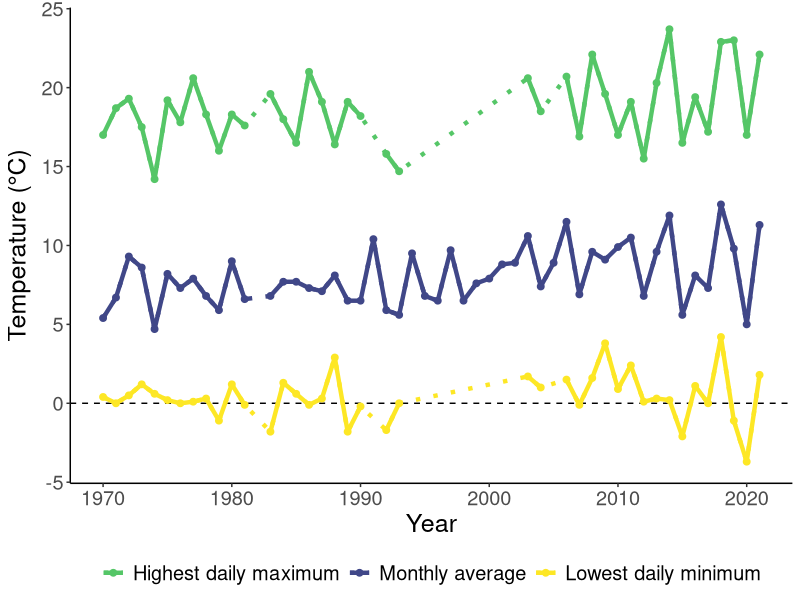
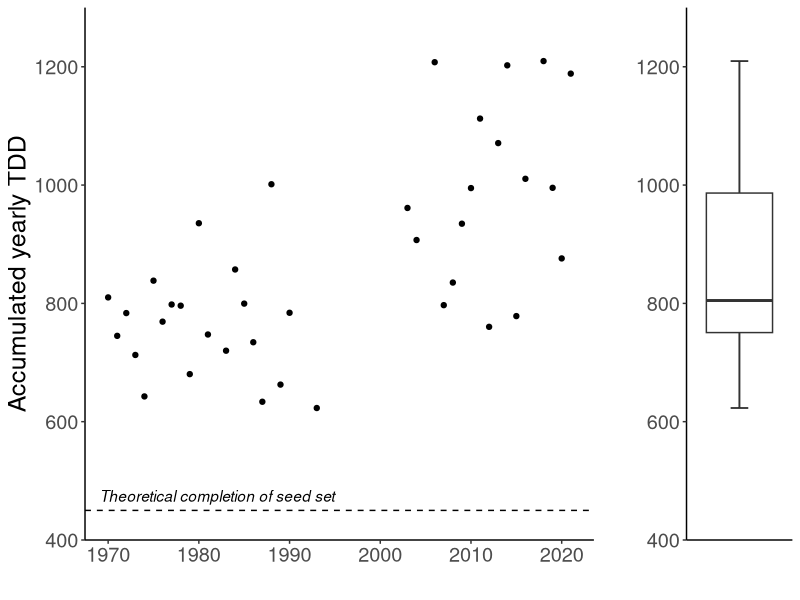
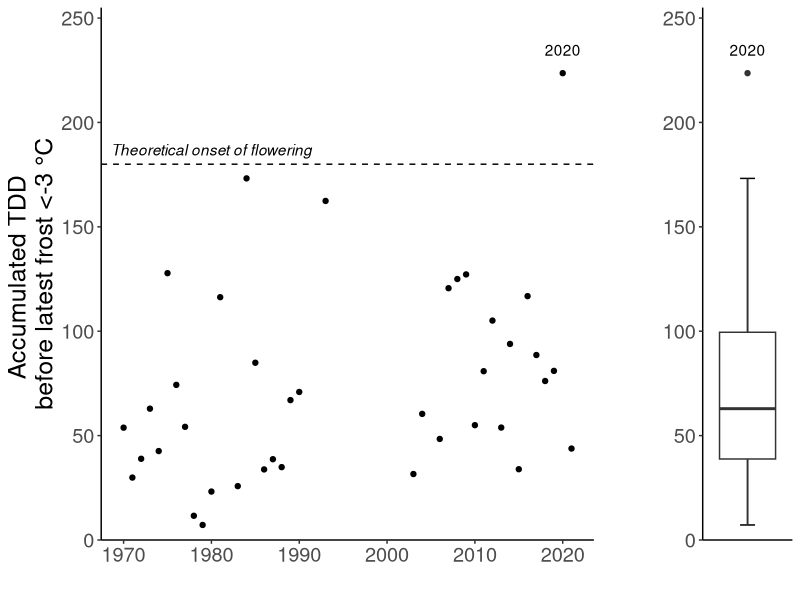
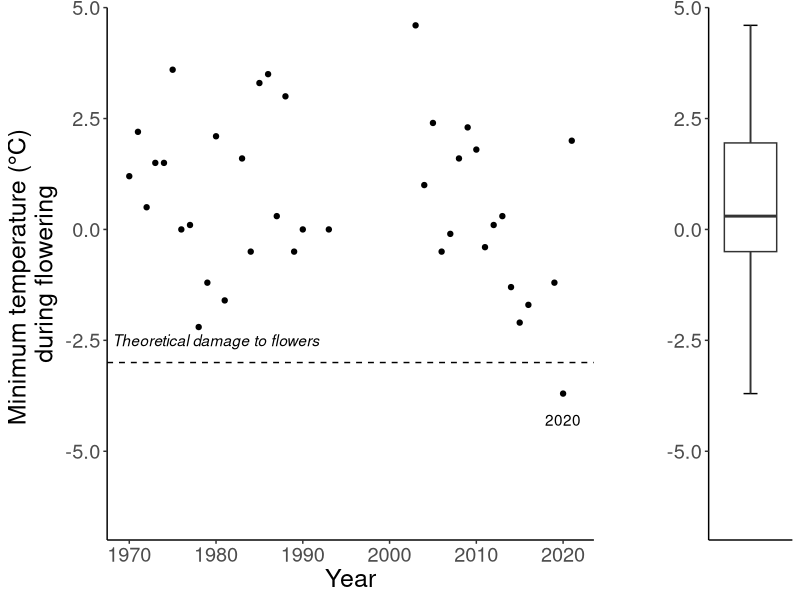
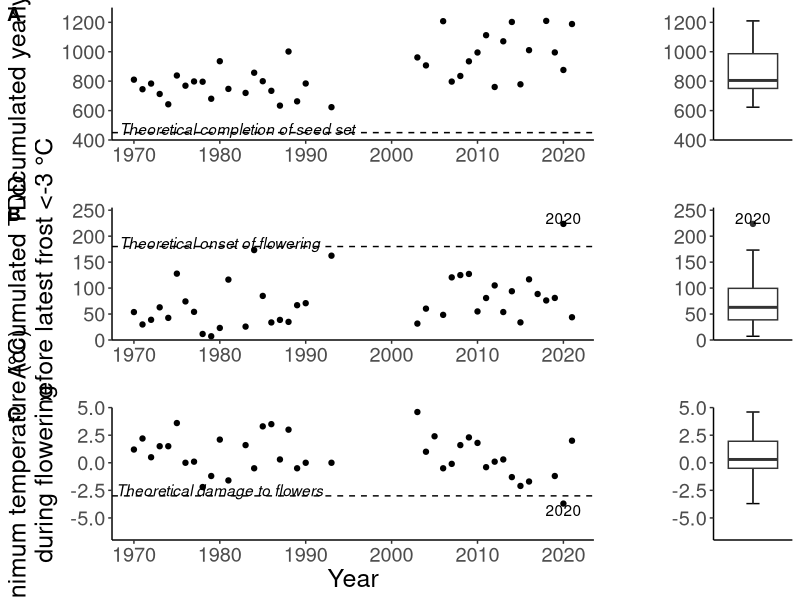

Write R code to recreate these figures, in order. (Note: this script raises an error after producing the figures.)
## ---- chunk 1
#| warning: false
library(tidyverse)
library(zoo)
library(dplyr)
library(cowplot)
library(readr)
library(viridis)

## ---- chunk 2
#| warning: false

#Load the data required for the July temperature analyses for the Finse weather stations.
temp_july<- read.csv("Data/July_temperatures_Finse.csv", sep = ";", header = TRUE)

#Load the data required for daily temperature analyses
temp_daily <- read.csv("Data/All_weather_parameters_Finse2.csv", sep = ";", header = TRUE)

#Load all dates for temperature recordings (dates without data are not printed by the seklima.met.no database)
all_dates <- read.csv("Data/All_dates_Finse.csv", sep = ";", header = TRUE)


#Load the seed count data
df_seed<- readxl::read_xlsx("Data/2020_Dryas flowering and seed set.xlsx")


## ---- chunk 3
#| warning: false
#| label: fig-julytemps
#| fig-cap: "Maximum daily, minimum daily, and monthly mean temperatures for July at Finse, Norway"

#Convert data to long format 
temp_july_long <- gather(temp_july, variable, temperature, TAM_july:TAX_july, factor_key=TRUE)
temp_july_long$variable <- factor(temp_july_long$variable, levels = c("TAX_july", "TAM_july", "TAN_july"))

#Create plot
p.july <- ggplot(temp_july_long, aes(x = Year, y = temperature, col = variable)) +
  geom_hline(yintercept = 0, linetype = "dashed")+ 
  geom_point(size= 2) +
  geom_line(linewidth = 1.5)+
  geom_line(data = filter(temp_july_long, is.na(temperature)==FALSE), linetype = "dotted", linewidth = 1.5) +
  scale_color_manual(values=c('#55C667FF', '#404788FF', '#FDE725FF'), labels = c( "Highest daily maximum","Monthly average", "Lowest daily minimum"))+
  theme_classic()+
  theme(legend.position="bottom") +
  theme(legend.title = element_blank()) +
  xlab(expression("Year"))+
  ylab(expression("Temperature (\u00b0C)"))+
  theme(text = element_text(size=18))

p.july

## ---- chunk 4

all_dates <- all_dates %>% 
  mutate(Date=as.Date(Date, format = "%d.%m.%Y")) #converts to proper date format
temp_daily <- temp_daily %>% 
  mutate(Date=as.Date(Date, format = "%d.%m.%Y")) #converts to proper date format 


#Now join to the dataframe with all dates

temp_daily <- all_dates %>% left_join(., temp_daily, by = "Date")


#Data format and prep
temp_daily <- temp_daily %>% 
  mutate(Year = as.numeric(format(Date,'%Y')))%>% #adds column with year
  mutate(Month = as.numeric(format(Date, '%m'))) %>% #adds column with month
  mutate(Jday = as.numeric(format(Date, '%j'))) %>% #adds column with Julian day (day of year)
  mutate(RR = "is.na<-"(RR, RR < 0)) %>% #convert missing or negative precipitation to NA
  mutate(TAM = "is.na<-"(TAM, TAM == -99.9), TAN = "is.na<-"(TAN, TAN == -99.9), TAX = "is.na<-"(TAX, TAX == -99.9)) %>% #convert missing TAM, TAN, and TAX to NA. 
  mutate(TAM = "is.na<-"(TAM, TAM =="-"), TAN = "is.na<-"(TAN, TAN == "-"), TAX = "is.na<-"(TAX, TAX == "-"), RR = "is.na<-"(RR, RR == "-")) %>% #recently, missing values have been reported as "-" by seklima, this line converts also those to NA
  mutate(TAM = as.numeric(TAM), TAN = as.numeric(TAN), TAX = as.numeric(TAX), RR = as.numeric(RR))


#Where the daily average is missing, we can substitute by the average of the daily minimum and maximum, if these values are available. 
temp_daily <- temp_daily %>% 
  mutate(TAM= ifelse(is.na(TAM), (TAN+TAX)/2, TAM))

## ---- chunk 5
complete_season_TDD10 <- temp_daily %>% 
  group_by(Year) %>% 
  dplyr::summarise(count = sum(!is.na(TAM))) %>% 
  filter(count >=355) %>% 
  pull(Year) #here we select the years that have sufficient data

temp_daily_year10 <-  temp_daily%>%
  filter(Year %in% complete_season_TDD10)# here is where select only the complete seasons

#This removed years 1969, 1982, 1991, 1992, 1994-2002, and 2017

TDD_yearly_summed <- temp_daily_year10 %>% 
  group_by(Year) %>%
  mutate(TDD = if_else(TAM >= 0, TAM-0, 0)) %>% 
  dplyr::summarize(TDD_sum = sum(TDD, na.rm = TRUE)) #calculates thawing degree days per year


## ---- chunk 6

TDD_yearly_summary <- TDD_yearly_summed %>% 
  summarise_at(vars(TDD_sum),
               list(min=min, 
                    Q1=~quantile(., probs = 0.25),
                    median=median,
                    mean=mean, 
                    Q3=~quantile(., probs = 0.75),
                    max=max, 
                    IQR = IQR,
                    upper_limit = ~quantile(., probs = 0.75) + 1.5 * IQR, 
                    lower_limit = ~quantile(., probs = 0.25)- 1.5 * IQR,
                    sd = ~sd(.), 
                    se = ~sd(./sqrt(.))))

TDD_yearly_summary 


## ---- chunk 7

#| warning: false
#| label: fig-julytemps
#| fig-cap: "Yearly accumulated thawing degree days at Finse, Norway. Note that data collected between 1969 and 1992 and after 2004 are collected from different weather stations, see Roos et al. 2022. The theoretical completion of seed set is based on Semenchuck et al. 2016"
#|fig-width: 10
#|fig-height: 8

#Create plot

p.yearly.tdd <- ggplot(data = TDD_yearly_summed, aes(x = Year, y = TDD_sum))+
  geom_point() +
  geom_hline(yintercept=450, linetype = "dashed")+
  theme_classic()+
  labs(y = "Accumulated yearly TDD", x = "Year")+
  theme(text = element_text(size=18), axis.title.x=element_blank()) + 
  annotate("text", x = 1982, y = 475, label = "Theoretical completion of seed set", fontface= "italic")+
  scale_y_continuous(expand = c(0, 0), limits = c(400, 1300))

#create accompanying boxplot

p.yearly.tdd.box <- ggplot(data = TDD_yearly_summed, aes(x=factor(0), y = TDD_sum)) +
  stat_boxplot(geom = 'errorbar', width = 0.2)+
  geom_boxplot() +
  theme_classic()+
  labs(x = "", y = "") +
  theme(axis.ticks.x=element_blank(), axis.text.x=element_blank(), axis.title.y=element_blank(), text = element_text(size = 18)) +
  scale_y_continuous(expand = c(0, 0), limits = c(400, 1300)) +
  geom_text(data=subset(TDD_yearly_summed, TDD_sum > 1340), #1340 is the upper outlier limit as calculated above
            aes(factor(0),TDD_sum, label=Year))

#create one plot
p.TDD.yearly <- plot_grid(p.yearly.tdd, p.yearly.tdd.box, ncol =2, rel_widths = c(1,0.33), align = "hv")
p.TDD.yearly

## ---- chunk 8

temp_daily <- temp_daily %>%
  group_by(Year) %>% 
  mutate(start = rollapply(TAM > 5, 5, all, align = "left", fill = FALSE)) %>% #assigns TRUE when more than five days have TAM above zero degrees, on the first day
  mutate(end = rollapply(TAM > 5, 5, all, align = "right", fill = FALSE)) #assigns TRUE when more than five days have TAM above zero degrees, on the last day

temp_daily %>% #Calculates the earliest start of a growing season
  filter(start == TRUE) %>%
  group_by(Year) %>%
  summarise(earliestDate = min(Jday)) %>% 
  summarise(min(earliestDate)) 

temp_daily %>% #Calculates the latest end of a growing season
  filter(end == TRUE) %>%
  group_by(Year) %>%
  summarise(latestDate = max(Jday)) %>% 
  summarise(max(latestDate))
## ---- chunk 9
temp_daily_gs <- temp_daily %>%
  group_by(Year) %>% 
  filter(Jday %in% (91:213)) #subsets the data to these days

# Now we remove the years where more than 5 days have missing TAM data
complete_season <- temp_daily_gs %>% 
  group_by(Year) %>% 
  dplyr::summarise(count = sum(!is.na(TAM))) %>% 
  filter(count >= 123) %>% #because a full subset would have 93 data entries, minus 5 allowed missing
  pull(Year) #selects the years that have sufficient data

temp_daily_gs <- temp_daily_gs %>%
  filter(Year %in% complete_season)# filter out the years with more than 5 missing days

#This removed 1969, 1982, 1991, 1992, and 1994-2002 from the dataseries

##If needed, we can calculate growing season length for each year
#gsl <- gsl_start %>% 
#  left_join(., gsl_end, by = "Year") %>% 
#  mutate(length = latestDate-earliestDate+1)#length of the season in days

## ---- chunk 10
#Calculate accumulated thawing degree days before the last sharp frost
temp_daily_fs <- temp_daily_gs %>% #Truncates the growing season data to stop at the latest frost for each year
  group_by(Year) %>% 
  mutate(last_frost = last(Date[TAN<=-3])) %>%  #using -3 as cutoff value
  filter(Date <= last_frost) %>% 
  mutate(Jday_frost = as.numeric(format(last_frost, '%j'))) 

tdd_frost <- temp_daily_fs %>% #calculates the accumulated TDD before the latest frost
  group_by(Year) %>%
  mutate(TDD = if_else(TAM >= 0, TAM-0, 0)) %>% 
  summarize(TDD_sum = sum(TDD, na.rm = TRUE))

tdd_frost_summary <- tdd_frost %>% #calculates average, and IQR
  summarise_at(vars(TDD_sum),
               list(min=min, 
                    Q1=~quantile(., probs = 0.25),
                    median=median,
                    mean=mean, 
                    Q3=~quantile(., probs = 0.75),
                    max=max, 
                    IQR = IQR,
                    upper_limit = ~quantile(., probs = 0.75) + 1.5 * IQR, 
                    lower_limit = ~quantile(., probs = 0.25)- 1.5 * IQR,
                    sd = ~sd(.), 
                    se = ~sd(./sqrt(.))))

tdd_frost_summary 


p.frost.TDD <- ggplot(data = tdd_frost, aes(x = Year, y = TDD_sum))+
  geom_point() +
  geom_text(data = subset(tdd_frost, TDD_sum > 180),
            aes(Year,TDD_sum,label=Year), 
            position = position_stack(vjust = 1.05))  +
  geom_hline(yintercept=180, linetype = "dashed" ) +
  theme_classic() +
  labs(y = "Accumulated TDD \nbefore latest frost <-3 \u00b0C") +
  theme(text = element_text(size=18), axis.title.x=element_blank()) + 
  annotate("text", x = 1980, y = 187, label = "Theoretical onset of flowering", fontface= "italic")+
  scale_y_continuous(expand = c(0, 0), limits = c(0, 255))

p.frost.box <- ggplot(data = tdd_frost, aes(x=factor(0), y = TDD_sum)) +
  stat_boxplot(geom = 'errorbar', width = 0.2)+
  geom_boxplot() +
  theme_classic()+
  labs(x = "", y = "") +
  theme(axis.ticks.x=element_blank(), axis.text.x=element_blank(), axis.title.y=element_blank(), text = element_text(size=18)) +
  geom_text(data=subset(tdd_frost, TDD_sum > 190),#190 is the upper limit defined by 1.5 x IQR
            aes(factor(0),TDD_sum,label=Year),
            position = position_stack(vjust = 1.05))+
  scale_y_continuous(expand = c(0, 0), limits = c(0, 255))

#create one plot
p.frost <- plot_grid(p.frost.TDD, p.frost.box, ncol =2, rel_widths = c(1,0.33), align = "hv")
p.frost

## ---- chunk 11
# Crop the data between day 180 and 275

temp_daily_flowering <- temp_daily %>% 
  mutate(TDD = if_else(TAM >= 0, TAM-0, 0)) %>%  #calculates TDD
  group_by(Year) %>% 
  mutate(TDD_sum_date = cumsum(TDD)) %>% 
  filter(TDD_sum_date >180 & TDD_sum_date < 275) %>% 
  group_by(Year) %>% 
  summarize(Tn = min(TAN, na.rm = TRUE))#2005 has one missing TAN

#Calculate statistics

temp_flowering_summary <- temp_daily_flowering %>% 
  summarise_at(vars(Tn),
               list(min=min, 
                    Q1=~quantile(., probs = 0.25),
                    median=median,
                    mean=mean, 
                    Q3=~quantile(., probs = 0.75),
                    max=max, 
                    IQR = IQR,
                    upper_limit = ~quantile(., probs = 0.75) + 1.5 * IQR, 
                    lower_limit = ~quantile(., probs = 0.25)- 1.5 * IQR,
                    sd = ~sd(.), 
                    se = ~sd(./sqrt(.))))

temp_flowering_summary

#This automatically removes years (1969, 1991, 1992, etc) with missing data as cumsum(TDD) produces NA

p.flowering <- ggplot(data = temp_daily_flowering, aes(x = Year, y = Tn))+
  geom_point() +
  geom_text(data=subset(temp_daily_flowering, Tn < -3),
            aes(Year,Tn,label=Year), 
            position = position_stack(vjust = -0.16)) +
  theme_classic()+
  geom_hline(yintercept=-3, linetype = "dashed")+
  labs(y = "Minimum temperature (\u00b0C) \nduring flowering", x = "Year")+
  theme(text = element_text(size=18)) + 
  annotate("text", x = 1980, y = -2.5, label = "Theoretical damage to flowers", fontface= "italic")+
  scale_y_continuous(expand = c(0, 0), limits = c(-7, 5))

p.flowering.box <- ggplot(data = temp_daily_flowering, aes(x=factor(0), y = Tn)) +
  stat_boxplot(geom = 'errorbar', width = 0.2)+
  geom_boxplot() +
  theme_classic()+
  labs(x = "", y = "") +
  theme(axis.ticks.x=element_blank(),axis.text.x=element_blank(), axis.title.y=element_blank(), text = element_text(size = 18)) +
  scale_y_continuous(expand = c(0, 0), limits = c(-7, 5))


p.flower <- plot_grid(p.flowering, p.flowering.box, ncol =2, rel_widths = c(1,0.33), align = "hv")
p.flower

## ---- chunk 12

p.tdd.flowering <- plot_grid(p.yearly.tdd, p.yearly.tdd.box, p.frost.TDD, p.frost.box, p.flowering, p.flowering.box, labels = c('A','', 'B','','C',''), ncol =2, align = "hv", rel_widths = c(1,0.33,1,0.33,1,0.33))
p.tdd.flowering
## ---- chunk 13
#Rename some columns
df_seed <- df_seed %>% rename(Flowers = "Total Dryas flowers per 50 x 50 cm plot", 
       Seedset = "Dryas flowers with seed set")

#Then, we should only select the plots that were both sampled in 2020 and 2021, plot 1 and 13 were moved and thus excluded
list_both_years <- c("FINSE-00", "FINSE-02", "FINSE-03", "FINSE-04", "FINSE-05", "FINSE-06", "FINSE-07", "FINSE-08", "FINSE-09", "FINSE-10", "FINSE-11", "FINSE-12", "FINSE-14", "FINSE-15", "FINSE-16")

df_seed <- df_seed %>% 
  filter(Plot %in% list_both_years)

#Now we can calculate the relative % of seeds that produced a seedhead (note that 2020 only 1 fully developed seedhead was formed)
df_seed <- df_seed %>% 
  mutate(rel_seedset = Seedset/Flowers * 100) %>% 
  mutate_all(~replace(., is.nan(.), 0))#Replaces NaN (0/0) with a zero

#Check assumptions and do paired t.test
# compute the difference
d <- with(df_seed, 
          rel_seedset[Year == "2020"] - rel_seedset[Year == "2021"])
# Shapiro-Wilk normality test for the differences
shapiro.test(d) # => p-value = 0.1055 so that is OK!

t.test(data = df_seed, rel_seedset ~ Year, paired = TRUE, alternative = "two.sided") #sign difference between the years


#Do t.test for number of flowers
d <- with(df_seed, 
          Flowers[Year == "2020"] - Flowers[Year == "2021"])
# Shapiro-Wilk normality test for the differences
shapiro.test(d) # => p-value = 0.1275 so that is OK!

t.test(data = df_seed, Flowers ~ Year, paired = TRUE, alternative = "two.sided") #sign difference between the years



## ---- chunk 14
p_seedset <- df_seed %>% 
  ggplot(aes(x = as.factor(Year), y = rel_seedset)) +
  geom_boxplot() + 
  geom_line(aes(group = Plot, color = Plot)) +
  geom_point(aes(color = Plot)) +
  labs(x = "Year", y = "Percentage seedset") +
  scale_color_viridis(discrete = TRUE)+
  theme_classic()


#Check total number of flowers per year
df_seed %>% 
  group_by(Year) %>% 
  summarize(mean = mean(Flowers), 
            sd = sd(Flowers), 
            se=sd/sqrt(n()))

#plot total number of flowers per year
p_flowers <- df_seed %>% 
  ggplot(., aes(x  = as.factor(Year), y = Flowers)) + 
  geom_boxplot() +
  geom_point(aes(x = as.factor(Year), y = Flowers, color = Plot))+ 
  geom_line(aes(x = as.factor(Year), y = Flowers, group = Plot, color = Plot)) +
  labs(x = "Year", y = "Number of flowering units") +
  scale_color_viridis(discrete = TRUE) + 
  theme_classic()


#combine plot
p_flowers_seed <- plot_grid(
  p_flowers + theme(legend.position="none"),
  p_seedset + theme(legend.position="none"))
legend <- get_legend(p_flowers + 
                       guides(color = guide_legend(nrow = 3)) +
                       theme(legend.position = "bottom"))


plot_grid(p_flowers_seed, legend, ncol = 1, rel_heights = c(1, .25))
